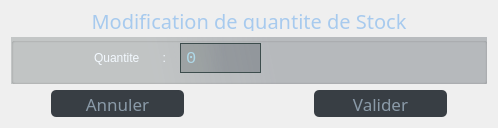
     <widget class="QWidget" name="page_3">
      <layout class="QVBoxLayout" name="verticalLayout_15">
       <item>
        <widget class="QLabel" name="label_80">
         <property name="sizePolicy">
          <sizepolicy hsizetype="Preferred" vsizetype="Preferred">
           <horstretch>0</horstretch>
           <verstretch>0</verstretch>
          </sizepolicy>
         </property>
         <property name="maximumSize">
          <size>
           <width>16777215</width>
           <height>20</height>
          </size>
         </property>
         <property name="font">
          <font>
           <family>Microsoft Tai Le</family>
           <pointsize>15</pointsize>
           <underline>true</underline>
          </font>
         </property>
         <property name="styleSheet">
          <string notr="true">color: rgb(167, 202, 238);</string>
         </property>
         <property name="text">
          <string>Modification de quantite de Stock</string>
         </property>
         <property name="alignment">
          <set>Qt::AlignCenter</set>
         </property>
        </widget>
       </item>
       <item>
        <widget class="QGroupBox" name="groupBox_41">
         <property name="sizePolicy">
          <sizepolicy hsizetype="Expanding" vsizetype="Expanding">
           <horstretch>0</horstretch>
           <verstretch>0</verstretch>
          </sizepolicy>
         </property>
         <property name="maximumSize">
          <size>
           <width>16777215</width>
           <height>602</height>
          </size>
         </property>
         <property name="styleSheet">
          <string notr="true">background-color: qlineargradient(spread:pad, x1:0.221, y1:0.5, x2:0.784, y2:0.488818, stop:0.119617 rgba(36, 50, 52, 55), stop:0.588517 rgba(64, 73, 84, 80));</string>
         </property>
         <property name="title">
          <string/>
         </property>
         <layout class="QHBoxLayout" name="horizontalLayout_23">
          <property name="spacing">
           <number>12</number>
          </property>
          <property name="leftMargin">
           <number>78</number>
          </property>
          <property name="topMargin">
           <number>0</number>
          </property>
          <property name="rightMargin">
           <number>223</number>
          </property>
          <property name="bottomMargin">
           <number>8</number>
          </property>
          <item>
           <widget class="QLabel" name="label_81">
            <property name="maximumSize">
             <size>
              <width>16777215</width>
              <height>28</height>
             </size>
            </property>
            <property name="styleSheet">
             <string notr="true">color: rgb(243, 249, 255);
font: 11pt &quot;Corbel&quot;;
border-radius :3px;
padding : 2px;
background-color: none;</string>
            </property>
            <property name="text">
             <string>Quantite       :</string>
            </property>
            <property name="alignment">
             <set>Qt::AlignCenter</set>
            </property>
           </widget>
          </item>
          <item>
           <widget class="QSpinBox" name="qttStock">
            <property name="sizePolicy">
             <sizepolicy hsizetype="Preferred" vsizetype="Preferred">
              <horstretch>0</horstretch>
              <verstretch>0</verstretch>
             </sizepolicy>
            </property>
            <property name="maximumSize">
             <size>
              <width>333</width>
              <height>30</height>
             </size>
            </property>
            <property name="font">
             <font>
              <family>Consolas</family>
              <pointsize>13</pointsize>
             </font>
            </property>
            <property name="styleSheet">
             <string notr="true">
#qttStock:hover{
color: rgb(231, 255, 254);
border-radius : 5px;
	background-color: qlineargradient(spread:pad, x1:0.221, y1:0.5, x2:0.784, y2:0.488818, stop:0.119617 rgba(32, 45, 46, 55), stop:0.866029 rgba(34, 48, 45, 57));
border : 1px solid rgb(103, 117, 126)
}
#qttStock{
padding :3px;
border : 1px solid rgb(61, 77, 77);
	color: rgb(174, 216, 231);
}</string>
            </property>
            <property name="buttonSymbols">
             <enum>QAbstractSpinBox::NoButtons</enum>
            </property>
            <property name="minimum">
             <number>0</number>
            </property>
            <property name="maximum">
             <number>1000000</number>
            </property>
           </widget>
          </item>
         </layout>
        </widget>
       </item>
       <item>
        <widget class="QGroupBox" name="groupBox_42">
         <property name="sizePolicy">
          <sizepolicy hsizetype="Expanding" vsizetype="Preferred">
           <horstretch>0</horstretch>
           <verstretch>0</verstretch>
          </sizepolicy>
         </property>
         <property name="maximumSize">
          <size>
           <width>16777215</width>
           <height>33</height>
          </size>
         </property>
         <property name="styleSheet">
          <string notr="true">border-radius : 5px;</string>
         </property>
         <property name="title">
          <string/>
         </property>
         <property name="alignment">
          <set>Qt::AlignHCenter|Qt::AlignTop</set>
         </property>
         <layout class="QHBoxLayout" name="horizontalLayout_24">
          <property name="spacing">
           <number>130</number>
          </property>
          <property name="leftMargin">
           <number>40</number>
          </property>
          <property name="topMargin">
           <number>0</number>
          </property>
          <property name="rightMargin">
           <number>40</number>
          </property>
          <property name="bottomMargin">
           <number>0</number>
          </property>
          <item>
           <widget class="QToolButton" name="annul_qtt_4">
            <property name="sizePolicy">
             <sizepolicy hsizetype="Preferred" vsizetype="Expanding">
              <horstretch>0</horstretch>
              <verstretch>0</verstretch>
             </sizepolicy>
            </property>
            <property name="maximumSize">
             <size>
              <width>16777215</width>
              <height>28</height>
             </size>
            </property>
            <property name="font">
             <font>
              <family>Corbel</family>
              <pointsize>13</pointsize>
             </font>
            </property>
            <property name="styleSheet">
             <string notr="true">#annul_qtt_4:hover{
	font: 12pt &quot;Corbel&quot;;
border-radius :3px;
	
	background-color: qlineargradient(spread:pad, x1:0.0301508, y1:0.5, x2:0.944, y2:0.55, stop:0.0753769 rgba(6, 82, 96, 52), stop:0.784689 rgba(4, 111, 119, 57));
	color: rgb(27, 253, 238);
}
#annul_qtt_4{
background-color: rgb(56, 62, 68);
	color: rgb(138, 154, 168);
}</string>
            </property>
            <property name="text">
             <string>Annuler</string>
            </property>
           </widget>
          </item>
          <item>
           <widget class="QToolButton" name="valider_qt_4">
            <property name="sizePolicy">
             <sizepolicy hsizetype="Preferred" vsizetype="Expanding">
              <horstretch>0</horstretch>
              <verstretch>0</verstretch>
             </sizepolicy>
            </property>
            <property name="maximumSize">
             <size>
              <width>16777215</width>
              <height>29</height>
             </size>
            </property>
            <property name="font">
             <font>
              <family>Corbel</family>
              <pointsize>13</pointsize>
             </font>
            </property>
            <property name="styleSheet">
             <string notr="true">#valider_qt_4:hover{
	font: 12pt &quot;Corbel&quot;;
border-radius :3px;
	
	background-color: qlineargradient(spread:pad, x1:0.0301508, y1:0.5, x2:0.944, y2:0.55, stop:0.0753769 rgba(6, 82, 96, 52), stop:0.784689 rgba(4, 111, 119, 57));
	color: rgb(27, 253, 238);
}

#valider_qt_4{
background-color: rgb(56, 62, 68);
color: rgb(138, 154, 168);
}</string>
            </property>
            <property name="text">
             <string>Valider</string>
            </property>
           </widget>
          </item>
         </layout>
        </widget>
       </item>
      </layout>
     </widget>
